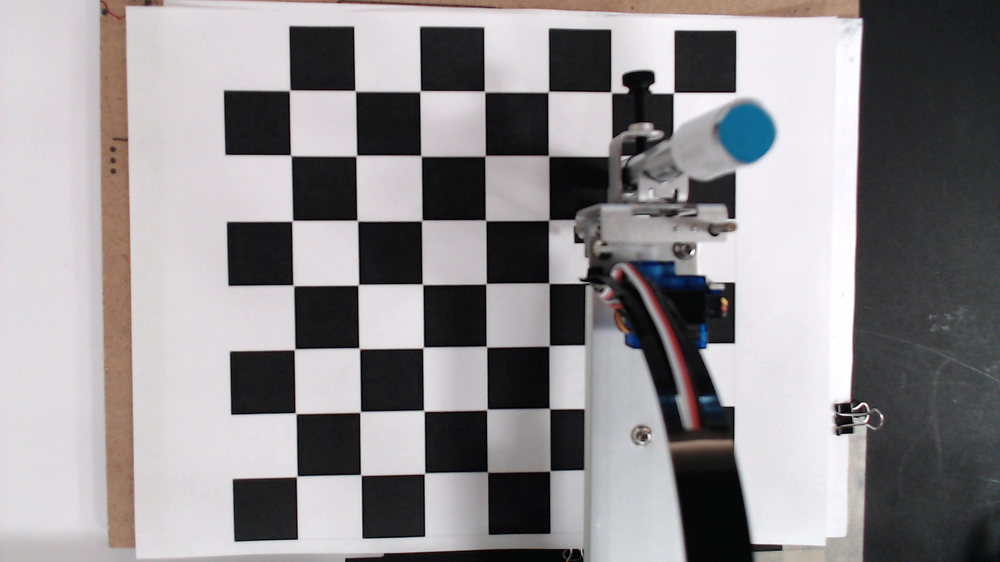
#> input picture data/sample-frame.png, 1000 x 562 px, shrunk from 1920 x 1080 before the run
$ python calib.py
#> lines starting #> are read from the running program, lines starting #| are printed output that depends on the picture; after the words box and inside, x2 and y2 are one past the last pixel; in counts of white or black regions, pixels touching at a corner belong together
import cv2
import numpy as np
import pickle

#img = cv2.imread('data/checkerboard.jpg')
img = cv2.imread('data/sample-frame.png')
#> img is the input picture: shape (562, 1000, 3); mean B, G, R 142.4, 140.6, 143.8

# termination criteria
criteria = (cv2.TERM_CRITERIA_EPS + cv2.TERM_CRITERIA_MAX_ITER, 30, 0.001)

# prepare object points, like (0,0,0), (1,0,0), (2,0,0) ....,(6,5,0)
objp = np.zeros((7*7,3), np.float32)
objp[:,:2] = np.mgrid[0:7,0:7].T.reshape(-1,2)

# Arrays to store object points and image points from all the images.
objpoints = [] # 3d point in real world space
imgpoints = [] # 2d points in image plane.

gray = cv2.cvtColor(img,cv2.COLOR_BGR2GRAY)
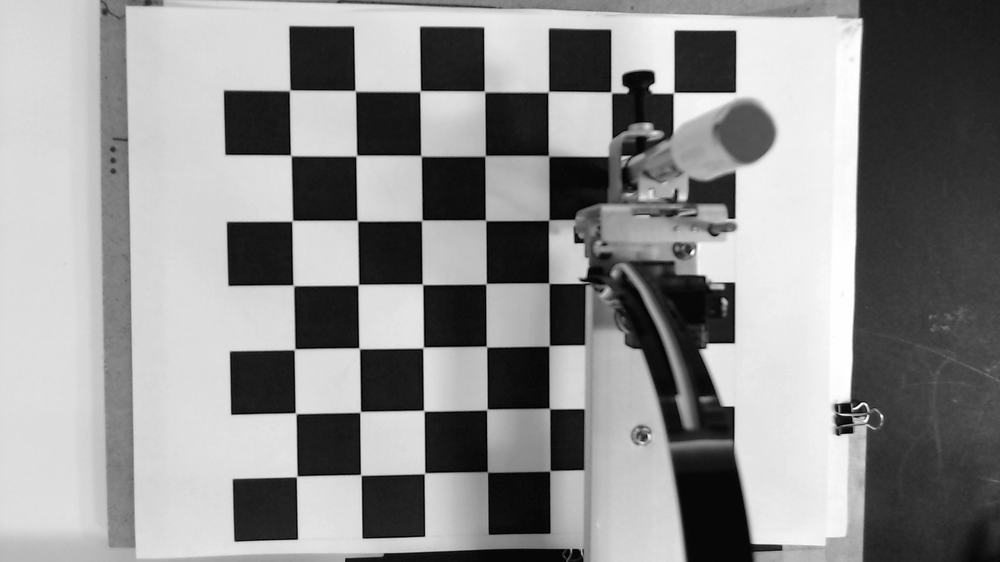
#> gray: shape (562, 1000); min 0, max 255, mean 141.7

# Find the chess board corners
ret, corners = cv2.findChessboardCorners(gray, (7,7), None)
#> ret = False; corners = None
#> (the run stopped early here; a loop or call above may not have finished)

$ run again, with data/checkerboard.jpg saved as data/sample-frame.png
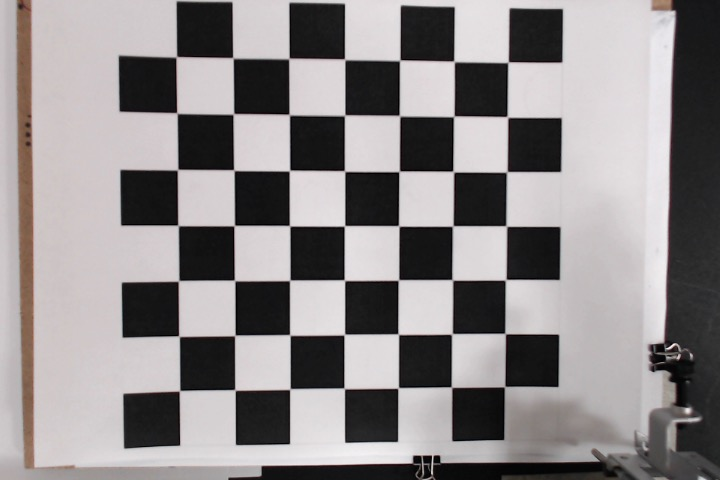
#> input picture data/checkerboard.jpg, 720 x 480 px
#> img is the input picture: shape (480, 720, 3); mean B, G, R 136.9, 136.2, 140.6
#> `ret, corners = cv2.findChessboardCorners(gray, (7,7), None)`: ret = True; corners = 49 rows, first 8: [176, 56.5], [232.6, 56.04], [288.5, 58.5], [345, 59.5], [400.4, 60.32], [454.2, 60.32], [507.8, 61.92], [176.5, 111.2]
#> corners2 = 49 rows, first 8: [176.3, 56.82], [232.9, 57.92], [288.9, 58.54], [344.7, 59.37], [399.7, 60.36], [454, 61.43], [508, 62.25], [176.9, 113.1]
#> `ret, mtx, dist, rvecs, tvecs = \ cv2.calibrateCamera(objpoints, imgpoi..`: ret = 0.136; mtx = [[479.1, 0, 326], [0, 478.4, 259.5], [0, 0, 1]]; dist = [[0.0685, -0.303, 0.000452, -0.000948, 0.411]]; rvecs = ([0.0309, -0.0401, -0.000638],); tvecs = ([-2.66, -3.61, 8.56],)
#> `img = cv2.drawChessboardCorners(img, (7,7), corners2, True)`:
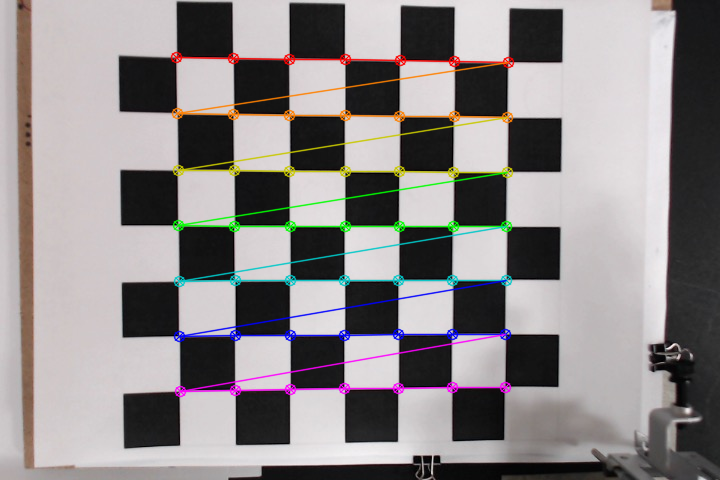
#> img: shape (480, 720, 3); 4.85% of pixels changed, all inside (x1, y1, x2, y2) = (170, 51, 515, 398)

$ run again, with data/color-calib-1.png copied over data/sample-frame.png
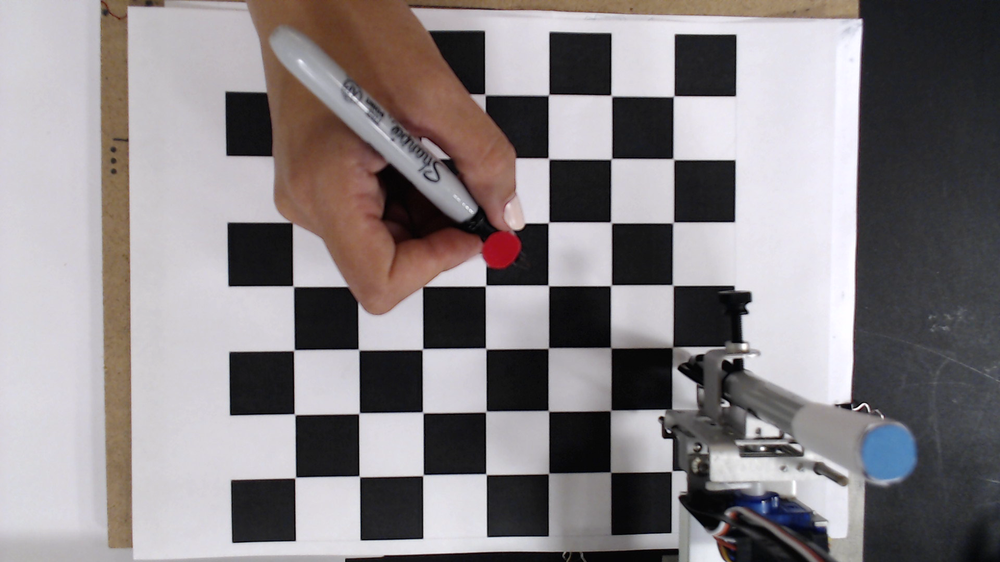
#> input picture data/color-calib-1.png, 1000 x 562 px, shrunk from 1920 x 1080 before the run
#> img is the input picture: shape (562, 1000, 3); mean B, G, R 132.6, 130.4, 136
#> `gray = cv2.cvtColor(img,cv2.COLOR_BGR2GRAY)`:
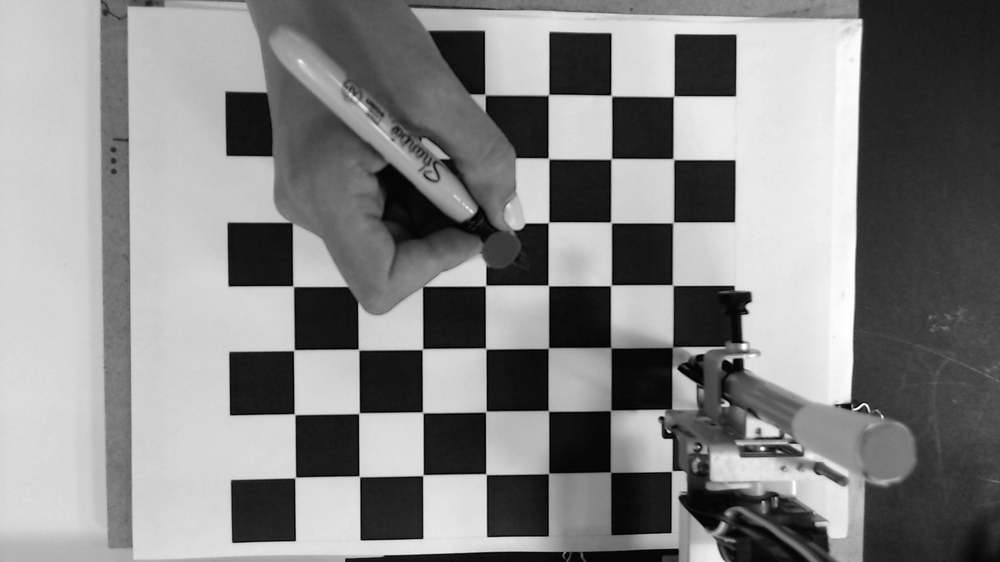
#> gray: shape (562, 1000); min 0, max 255, mean 132.3
#> ret = False; corners = None
